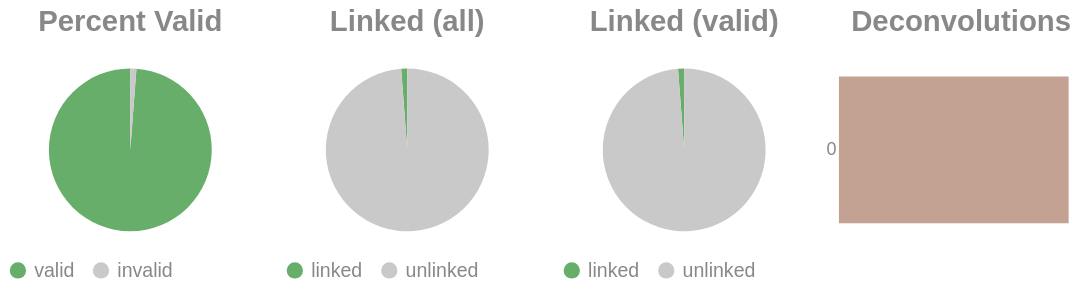

Notebook cell for this chart:
### Code cell
if SKIPLR:
    pass
else:
    clash = Counter()
    for i in valids['molecule'].to_list():
        _mol = i.split("-")
        if len(_mol) == 1:
            clash.update('0')
        else:
            clash.update(_mol[-1])

    _d = {"deconvolutions": [], 'count': []}
    for k,v in clash.items():
        _d['deconvolutions'].append(k)
        _d['count'].append(v)

    tot_valid = valids['reads'].sum()
    mask = valids['reads'] >= 2
    n_linked_reads = valids.filter(mask)['reads'].sum()
    if n_linked_reads == 0:
        print_html("No linked molecules (>=2 reads) were detected; skipping linked-only distributions.")
        SKIPLR = True
    else:
        perc_valid = round(tot_valid / n_reads, 4)
        linked_perc_abs = round(n_linked_reads / n_reads, 4)
        linked_perc = round(n_linked_reads / tot_valid, 4)

    _valid = pl.DataFrame({"valids": ['valid', 'invalid'], "count": [tot_valid, n_reads - tot_valid]})
    _linked_abs = pl.DataFrame({"linked (absolute)": ['linked', 'unlinked'], "count": [n_linked_reads, n_reads - n_linked_reads]})
    _linked_rel = pl.DataFrame({"linked (valids)": ['linked', 'unlinked'], "count": [n_linked_reads, tot_valid - n_linked_reads]})

    (
        alt.hconcat(
            piechart(_valid, goodval = 'valid', title = "Percent Valid"),
            piechart(_linked_abs, goodval = "linked", title =  "Linked (all)"),
            piechart(_linked_rel, goodval = "linked", title =  "Linked (valid)"),
            convolutionbar(pl.DataFrame(_d), title = "Deconvolutions"),
            center = True,
            bounds = 'flush'
        )
        .resolve_scale(color='independent')
        .resolve_legend('independent')
        .properties(usermeta={'embedOptions': {"actions": False}})
    ).display()

### Figure 1 — Vega-Lite specification as saved in the notebook (floating-point values rounded to 4 significant figures)
{"width": "container", "height": 400, "config": {"title": {"anchor": "start", "dy": -15, "fontSize": 18, "color": "#888888", "subtitleColor": "#888888", "subtitleFontSize": 14}, "arc": {"fill": "#0072B2"}, "axis": {"domainColor": "#888888", "domainWidth": 0.5, "gridWidth": 0.2, "grid": false, "titleFontWeight": 400, "titleFontSize": 15, "labelFontSize": 11, "labelColor": "#888888", "tickColor": "#888888", "tickWidth": 0.2, "titleColor": "#888888"}, "axisBand": {"grid": false}, "axisX": {"grid": true, "tickSize": 10, "domainCap": "round"}, "axisY": {"domain": false, "grid": true, "tickSize": 0, "domainCap": "round"}, "background": "transparent", "header": {"labelFontSize": 15, "labelColor": "#888888", "titleFontSize": 15, "titleFontWeight": 600, "titleColor": "#888888"}, "legend": {"labelFont": "sans-serif", "labelFontSize": 12, "labelColor": "#888888", "symbolSize": 100, "symbolType": "circle", "titleFontSize": 12, "titlePadding": 10, "titleColor": "#888888", "title": null}, "range": {"category": ["#E69F00", "#56B4E9", "#009E73", "#F0E442", "#0072B2", "#D55E00", "#CC79A7", "#000000"], "diverging": ["#cfe8f3", "#a2d4ec", "#73bfe2", "#46abdb", "#1696d2", "#12719e"]}, "area": {"fill": "#0072B2", "fillOpacity": 0.7, "line": true, "strokeOpacity": 0.7}, "line": {"color": "#0072B2", "stroke": "#0072B2", "strokeWidth": 2}, "trail": {"color": "#0072B2", "stroke": "#0072B2", "strokeWidth": 0, "size": 1}, "point": {"filled": true, "fillOpacity": 1.0, "size": 95}, "text": {"color": "#888888", "fontSize": 11, "align": "right", "fontWeight": 400, "size": 11}, "bar": {"fill": "#0072B2", "stroke": null}, "view": {"stroke": null, "continuousWidth": 660, "continuousHeight": 400}}, "hconcat": [{"data": {"name": "data-56d01402bf9d94027adbf0a09ce84aed"}, "mark": {"type": "arc"}, "encoding": {"color": {"field": "valids", "legend": {"orient": "bottom", "title": null}, "scale": {"domain": ["valid", "invalid"], "range": ["#68ae6b", "#C9C9C9"]}, "title": "Valids", "type": "nominal"}, "theta": {"field": "count", "type": "quantitative"}, "tooltip": [{"field": "valids", "title": "Valids", "type": "ordinal"}, {"field": "percent", "format": ".2%", "title": "Percent", "type": "quantitative"}, {"field": "count", "title": "Count", "type": "quantitative"}]}, "height": 100, "title": {"text": "Percent Valid", "align": "center", "anchor": "middle"}, "transform": [{"calculate": "datum.count / 335", "as": "percent"}], "width": 150}, {"data": {"name": "data-001fa92eb57535983dad179036e6cc94"}, "mark": {"type": "arc"}, "encoding": {"color": {"field": "linked (absolute)", "legend": {"orient": "bottom", "title": null}, "scale": {"domain": ["linked", "unlinked"], "range": ["#68ae6b", "#C9C9C9"]}, "title": "Linked (Absolute)", "type": "nominal"}, "theta": {"field": "count", "type": "quantitative"}, "tooltip": [{"field": "linked (absolute)", "title": "Linked (Absolute)", "type": "ordinal"}, {"field": "percent", "format": ".2%", "title": "Percent", "type": "quantitative"}, {"field": "count", "title": "Count", "type": "quantitative"}]}, "height": 100, "title": {"text": "Linked (all)", "align": "center", "anchor": "middle"}, "transform": [{"calculate": "datum.count / 335", "as": "percent"}], "width": 150}, {"data": {"name": "data-39cf85406a868fc00702b75e9a1f6b20"}, "mark": {"type": "arc"}, "encoding": {"color": {"field": "linked (valids)", "legend": {"orient": "bottom", "title": null}, "scale": {"domain": ["linked", "unlinked"], "range": ["#68ae6b", "#C9C9C9"]}, "title": "Linked (Valids)", "type": "nominal"}, "theta": {"field": "count", "type": "quantitative"}, "tooltip": [{"field": "linked (valids)", "title": "Linked (Valids)", "type": "ordinal"}, {"field": "percent", "format": ".2%", "title": "Percent", "type": "quantitative"}, {"field": "count", "title": "Count", "type": "quantitative"}]}, "height": 100, "title": {"text": "Linked (valid)", "align": "center", "anchor": "middle"}, "transform": [{"calculate": "datum.count / 331", "as": "percent"}], "width": 150}, {"data": {"name": "data-23ed1055f17d010638805ea05fb3b544"}, "mark": {"type": "bar"}, "encoding": {"color": {"field": "deconvolutions", "legend": null, "scale": {"scheme": "lightgreyred"}, "type": "nominal"}, "tooltip": [{"field": "deconvolutions", "title": "Deconvolutions", "type": "ordinal"}, {"field": "percent", "format": ".2%", "title": "Percent", "type": "quantitative"}, {"field": "count", "title": "Count", "type": "quantitative"}], "x": {"axis": null, "field": "count", "type": "quantitative"}, "y": {"field": "deconvolutions", "sort": "ascending", "title": null, "type": "nominal"}}, "height": 100, "title": {"text": "Deconvolutions", "align": "center", "anchor": "middle"}, "transform": [{"calculate": "datum.count / 329", "as": "percent"}], "width": 150}], "bounds": "flush", "center": true, "resolve": {"legend": {"angle": "independent"}, "scale": {"color": "independent"}}, "usermeta": {"embedOptions": {"actions": false}}, "$schema": "https://vega.github.io/schema/vega-lite/v6.1.0.json", "datasets": {"data-56d01402bf9d94027adbf0a09ce84aed": [{"valids": "valid", "count": 331}, {"valids": "invalid", "count": 4}], "data-001fa92eb57535983dad179036e6cc94": [{"linked (absolute)": "linked", "count": 4}, {"linked (absolute)": "unlinked", "count": 331}], "data-39cf85406a868fc00702b75e9a1f6b20": [{"linked (valids)": "linked", "count": 4}, {"linked (valids)": "unlinked", "count": 327}], "data-23ed1055f17d010638805ea05fb3b544": [{"deconvolutions": "0", "count": 329}]}}
